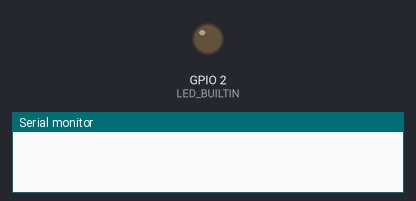
The sketch below on a simulated ESP32. Shown: output pins drawn as LEDs (lit = HIGH), the last lines printed to the serial monitor. WiFi joins after 1.5 s; servers stay silent unless stated; uploads are accepted with an empty reply.

Above: at 0.4 s.
At 1.7 s:
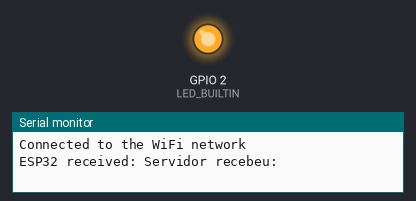
Timing chart, 0 to 3.2 s (numbered marks = the images above):
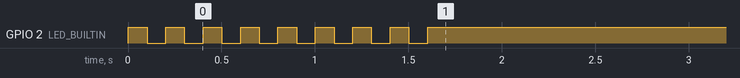

The sketch:

envio-json.ino
```cpp
#include <WiFi.h>
#include <HTTPClient.h>


const char* ssid = "Carlos";
const char* password = "";

String serverName = "https://httpbin.org/post";

int status = WL_IDLE_STATUS;
WiFiServer server(80);

int LED_BUILTIN = 2;

void setup() {
  pinMode (LED_BUILTIN, OUTPUT);
  Serial.begin(115200);
  WiFi.begin(ssid, password);

  while (WiFi.status() != WL_CONNECTED) {
    digitalWrite(LED_BUILTIN, HIGH);
    delay(100);
    digitalWrite(LED_BUILTIN, LOW);
    delay(100);
  }

  Serial.println("Connected to the WiFi network");
}
void loop() {
  Serial.print("ESP32 received: ");
  digitalWrite(LED_BUILTIN, HIGH);
  //delay(1000);
  //digitalWrite(LED_BUILTIN, LOW);
  //delay(1000);

  String toSend;
  HTTPClient http;
  http.begin(serverName.c_str());
  http.addHeader("Content-Type", "application/json");

  toSend = "{\"sinals\":{\"dados\":{\"temepratura\":\"40\",\"luminosidade\":\"200\"}}}";

  int httpResponse = http.POST(toSend.c_str());


  if (httpResponse > 0) {
    digitalWrite(LED_BUILTIN, HIGH);
    Serial.print("Servidor recebeu: ");
    delay(100);
    Serial.print(http.getString());
    delay(10000);
  } else {
    digitalWrite(LED_BUILTIN, HIGH);
    delay(100);
    digitalWrite(LED_BUILTIN, LOW);
    delay(100);
  }

  http.end();
}
```

Measured:
- by itself, GPIO 2 (LED_BUILTIN): alternates HIGH for 0.10 s and LOW for 0.10 s, 16 changes in all, then stays HIGH
